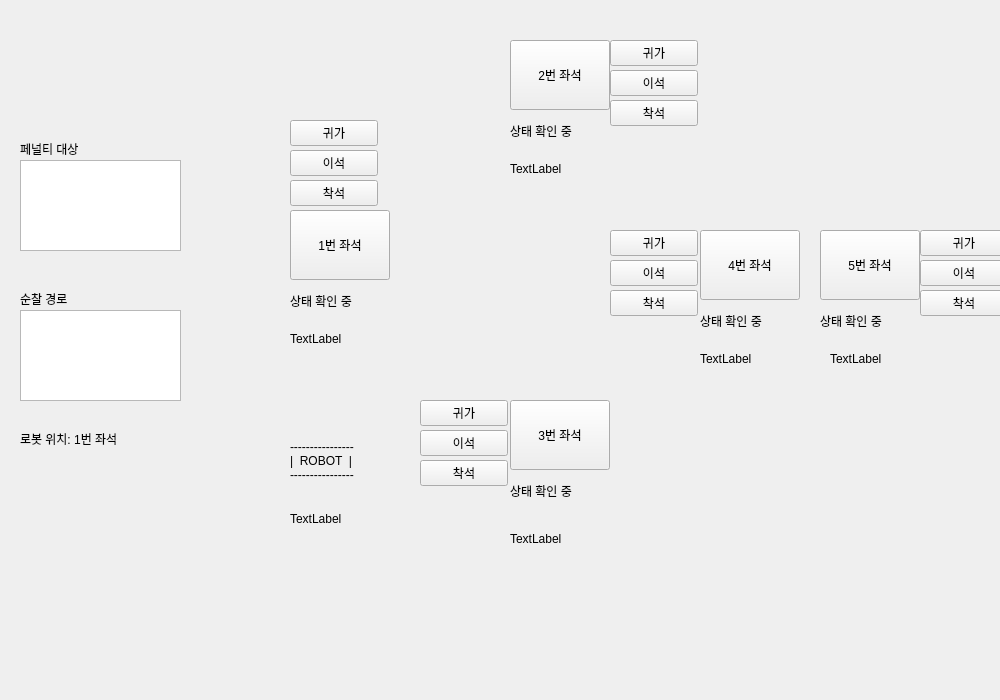
<?xml version="1.0" encoding="UTF-8"?>
<ui version="4.0">
 <class>MainWindow</class>
 <widget class="QMainWindow" name="MainWindow">
  <property name="geometry">
   <rect>
    <x>0</x>
    <y>0</y>
    <width>1000</width>
    <height>700</height>
   </rect>
  </property>
  <property name="windowTitle">
   <string>Study Room Patrol Monitor</string>
  </property>
  <widget class="QWidget" name="centralwidget">
   <widget class="QPushButton" name="seatButton1">
    <property name="geometry">
     <rect>
      <x>290</x>
      <y>210</y>
      <width>100</width>
      <height>70</height>
     </rect>
    </property>
    <property name="text">
     <string>1번 좌석</string>
    </property>
   </widget>
   <widget class="QPushButton" name="seatButton2">
    <property name="geometry">
     <rect>
      <x>510</x>
      <y>40</y>
      <width>100</width>
      <height>70</height>
     </rect>
    </property>
    <property name="text">
     <string>2번 좌석</string>
    </property>
   </widget>
   <widget class="QPushButton" name="seatButton3">
    <property name="geometry">
     <rect>
      <x>510</x>
      <y>400</y>
      <width>100</width>
      <height>70</height>
     </rect>
    </property>
    <property name="text">
     <string>3번 좌석</string>
    </property>
   </widget>
   <widget class="QPushButton" name="seatButton4">
    <property name="geometry">
     <rect>
      <x>700</x>
      <y>230</y>
      <width>100</width>
      <height>70</height>
     </rect>
    </property>
    <property name="text">
     <string>4번 좌석</string>
    </property>
   </widget>
   <widget class="QPushButton" name="seatButton5">
    <property name="geometry">
     <rect>
      <x>820</x>
      <y>230</y>
      <width>100</width>
      <height>70</height>
     </rect>
    </property>
    <property name="text">
     <string>5번 좌석</string>
    </property>
   </widget>
   <widget class="QLabel" name="seatStatusLabel1">
    <property name="geometry">
     <rect>
      <x>290</x>
      <y>280</y>
      <width>101</width>
      <height>41</height>
     </rect>
    </property>
    <property name="text">
     <string>상태 확인 중</string>
    </property>
   </widget>
   <widget class="QLabel" name="seatStatusLabel2">
    <property name="geometry">
     <rect>
      <x>510</x>
      <y>110</y>
      <width>101</width>
      <height>41</height>
     </rect>
    </property>
    <property name="text">
     <string>상태 확인 중</string>
    </property>
   </widget>
   <widget class="QLabel" name="seatStatusLabel3">
    <property name="geometry">
     <rect>
      <x>510</x>
      <y>470</y>
      <width>101</width>
      <height>41</height>
     </rect>
    </property>
    <property name="text">
     <string>상태 확인 중</string>
    </property>
   </widget>
   <widget class="QLabel" name="seatStatusLabel4">
    <property name="geometry">
     <rect>
      <x>700</x>
      <y>300</y>
      <width>101</width>
      <height>41</height>
     </rect>
    </property>
    <property name="text">
     <string>상태 확인 중</string>
    </property>
   </widget>
   <widget class="QLabel" name="seatStatusLabel5">
    <property name="geometry">
     <rect>
      <x>820</x>
      <y>300</y>
      <width>101</width>
      <height>41</height>
     </rect>
    </property>
    <property name="text">
     <string>상태 확인 중</string>
    </property>
   </widget>
   <widget class="QLabel" name="penaltyTitleLabel">
    <property name="geometry">
     <rect>
      <x>20</x>
      <y>140</y>
      <width>111</width>
      <height>18</height>
     </rect>
    </property>
    <property name="text">
     <string>페널티 대상</string>
    </property>
   </widget>
   <widget class="QListWidget" name="penaltyListWidget">
    <property name="geometry">
     <rect>
      <x>20</x>
      <y>160</y>
      <width>161</width>
      <height>91</height>
     </rect>
    </property>
   </widget>
   <widget class="QLabel" name="routeTitleLabel">
    <property name="geometry">
     <rect>
      <x>20</x>
      <y>290</y>
      <width>66</width>
      <height>18</height>
     </rect>
    </property>
    <property name="text">
     <string>순찰 경로</string>
    </property>
   </widget>
   <widget class="QListWidget" name="routeListWidget">
    <property name="geometry">
     <rect>
      <x>20</x>
      <y>310</y>
      <width>161</width>
      <height>91</height>
     </rect>
    </property>
   </widget>
   <widget class="QLabel" name="robotPositionLabel">
    <property name="geometry">
     <rect>
      <x>20</x>
      <y>430</y>
      <width>141</width>
      <height>18</height>
     </rect>
    </property>
    <property name="text">
     <string>로봇 위치: 1번 좌석</string>
    </property>
   </widget>
   <widget class="QPushButton" name="seat1SitButton">
    <property name="geometry">
     <rect>
      <x>290</x>
      <y>180</y>
      <width>88</width>
      <height>26</height>
     </rect>
    </property>
    <property name="text">
     <string>착석</string>
    </property>
   </widget>
   <widget class="QPushButton" name="seat1LeaveButton">
    <property name="geometry">
     <rect>
      <x>290</x>
      <y>150</y>
      <width>88</width>
      <height>26</height>
     </rect>
    </property>
    <property name="text">
     <string>이석</string>
    </property>
   </widget>
   <widget class="QPushButton" name="seat1GoHomeButton">
    <property name="geometry">
     <rect>
      <x>290</x>
      <y>120</y>
      <width>88</width>
      <height>26</height>
     </rect>
    </property>
    <property name="text">
     <string>귀가</string>
    </property>
   </widget>
   <widget class="QPushButton" name="seat2LeaveButton">
    <property name="geometry">
     <rect>
      <x>610</x>
      <y>70</y>
      <width>88</width>
      <height>26</height>
     </rect>
    </property>
    <property name="text">
     <string>이석</string>
    </property>
   </widget>
   <widget class="QPushButton" name="seat2SitButton">
    <property name="geometry">
     <rect>
      <x>610</x>
      <y>100</y>
      <width>88</width>
      <height>26</height>
     </rect>
    </property>
    <property name="text">
     <string>착석</string>
    </property>
   </widget>
   <widget class="QPushButton" name="seat3GoHomeButton">
    <property name="geometry">
     <rect>
      <x>420</x>
      <y>400</y>
      <width>88</width>
      <height>26</height>
     </rect>
    </property>
    <property name="text">
     <string>귀가</string>
    </property>
   </widget>
   <widget class="QPushButton" name="seat2GoHomeButton">
    <property name="geometry">
     <rect>
      <x>610</x>
      <y>40</y>
      <width>88</width>
      <height>26</height>
     </rect>
    </property>
    <property name="text">
     <string>귀가</string>
    </property>
   </widget>
   <widget class="QPushButton" name="seat3LeaveButton">
    <property name="geometry">
     <rect>
      <x>420</x>
      <y>430</y>
      <width>88</width>
      <height>26</height>
     </rect>
    </property>
    <property name="text">
     <string>이석</string>
    </property>
   </widget>
   <widget class="QPushButton" name="seat3SitButton">
    <property name="geometry">
     <rect>
      <x>420</x>
      <y>460</y>
      <width>88</width>
      <height>26</height>
     </rect>
    </property>
    <property name="text">
     <string>착석</string>
    </property>
   </widget>
   <widget class="QPushButton" name="seat4GoHomeButton">
    <property name="geometry">
     <rect>
      <x>610</x>
      <y>230</y>
      <width>88</width>
      <height>26</height>
     </rect>
    </property>
    <property name="text">
     <string>귀가</string>
    </property>
   </widget>
   <widget class="QPushButton" name="seat4LeaveButton">
    <property name="geometry">
     <rect>
      <x>610</x>
      <y>260</y>
      <width>88</width>
      <height>26</height>
     </rect>
    </property>
    <property name="text">
     <string>이석</string>
    </property>
   </widget>
   <widget class="QPushButton" name="seat4SitButton">
    <property name="geometry">
     <rect>
      <x>610</x>
      <y>290</y>
      <width>88</width>
      <height>26</height>
     </rect>
    </property>
    <property name="text">
     <string>착석</string>
    </property>
   </widget>
   <widget class="QPushButton" name="seat5GoHomeButton">
    <property name="geometry">
     <rect>
      <x>920</x>
      <y>230</y>
      <width>88</width>
      <height>26</height>
     </rect>
    </property>
    <property name="text">
     <string>귀가</string>
    </property>
   </widget>
   <widget class="QPushButton" name="seat5LeaveButton">
    <property name="geometry">
     <rect>
      <x>920</x>
      <y>260</y>
      <width>88</width>
      <height>26</height>
     </rect>
    </property>
    <property name="text">
     <string>이석</string>
    </property>
   </widget>
   <widget class="QPushButton" name="seat5SitButton">
    <property name="geometry">
     <rect>
      <x>920</x>
      <y>290</y>
      <width>88</width>
      <height>26</height>
     </rect>
    </property>
    <property name="text">
     <string>착석</string>
    </property>
   </widget>
   <widget class="QLabel" name="robotLabel">
    <property name="geometry">
     <rect>
      <x>290</x>
      <y>440</y>
      <width>71</width>
      <height>41</height>
     </rect>
    </property>
    <property name="text">
     <string>----------------
|  ROBOT  |
----------------</string>
    </property>
   </widget>
   <widget class="QLabel" name="patrolTimerLabel">
    <property name="geometry">
     <rect>
      <x>290</x>
      <y>510</y>
      <width>131</width>
      <height>18</height>
     </rect>
    </property>
    <property name="text">
     <string>TextLabel</string>
    </property>
   </widget>
   <widget class="QLabel" name="absenceTimerLabel1">
    <property name="geometry">
     <rect>
      <x>290</x>
      <y>330</y>
      <width>121</width>
      <height>18</height>
     </rect>
    </property>
    <property name="text">
     <string>TextLabel</string>
    </property>
   </widget>
   <widget class="QLabel" name="absenceTimerLabel2">
    <property name="geometry">
     <rect>
      <x>510</x>
      <y>160</y>
      <width>141</width>
      <height>18</height>
     </rect>
    </property>
    <property name="text">
     <string>TextLabel</string>
    </property>
   </widget>
   <widget class="QLabel" name="absenceTimerLabel3">
    <property name="geometry">
     <rect>
      <x>510</x>
      <y>530</y>
      <width>111</width>
      <height>18</height>
     </rect>
    </property>
    <property name="text">
     <string>TextLabel</string>
    </property>
   </widget>
   <widget class="QLabel" name="absenceTimerLabel4">
    <property name="geometry">
     <rect>
      <x>700</x>
      <y>350</y>
      <width>101</width>
      <height>18</height>
     </rect>
    </property>
    <property name="text">
     <string>TextLabel</string>
    </property>
   </widget>
   <widget class="QLabel" name="absenceTimerLabel5">
    <property name="geometry">
     <rect>
      <x>830</x>
      <y>350</y>
      <width>101</width>
      <height>18</height>
     </rect>
    </property>
    <property name="text">
     <string>TextLabel</string>
    </property>
   </widget>
  </widget>
 </widget>
 <resources/>
 <connections/>
</ui>
